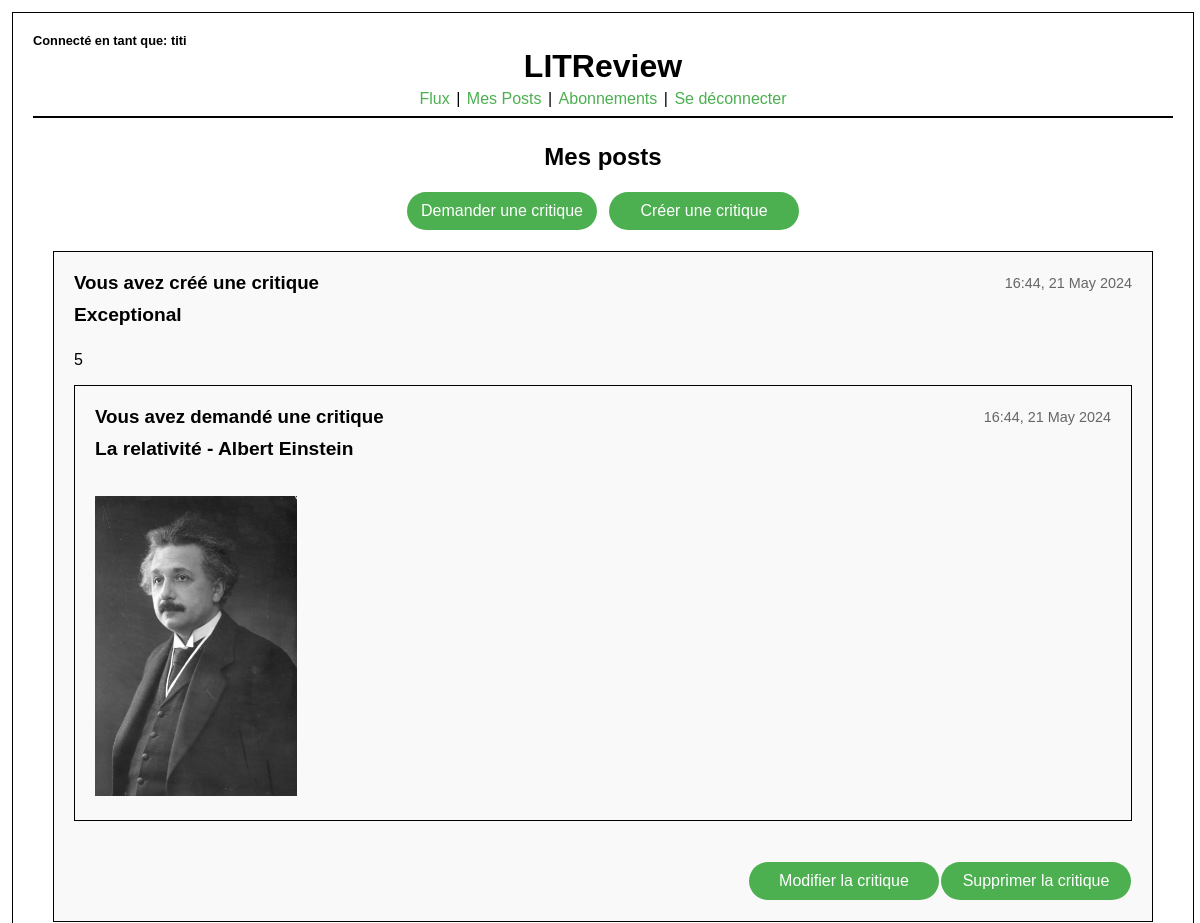
The app's page /my_post (signed in, upper part), older data.
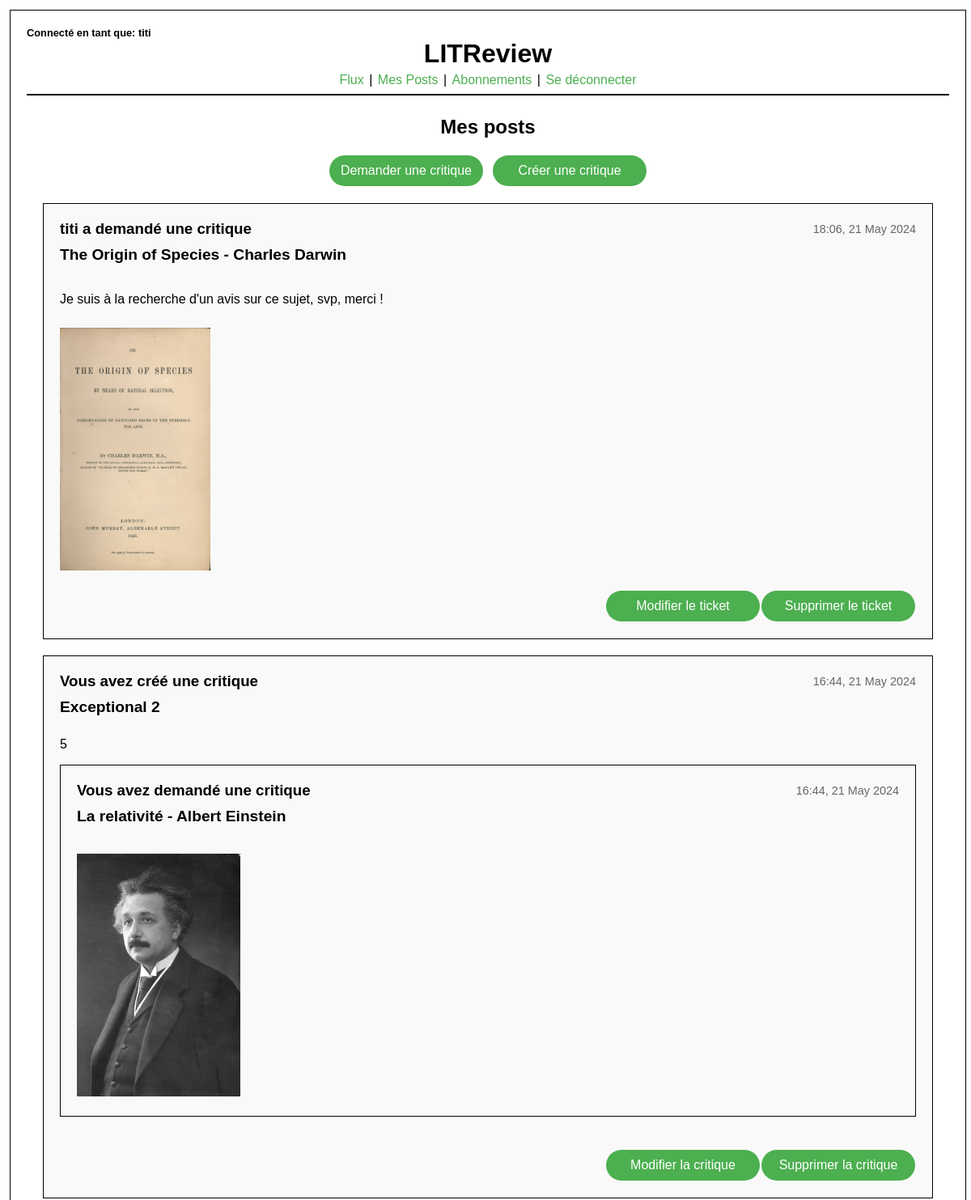
The same page, newer data.
### actions_users/models.py (models this page shows)
class BasePost(models.Model):
    time_created = models.DateTimeField(auto_now_add=True)
    user = models.ForeignKey(to=settings.AUTH_USER_MODEL, on_delete=models.CASCADE)
    class Meta:
        abstract = True

class Review(BasePost):
    headline = models.CharField(max_length=128, null=True, blank=True)
    body = models.TextField(
        max_length=8192, null=True, blank=True
    )  # Body peut être vide
    ticket = models.ForeignKey(
        to=Ticket, on_delete=models.CASCADE
    )  # Lien vers le ticket associé
    rating = models.PositiveSmallIntegerField(
        validators=[MinValueValidator(0), MaxValueValidator(5)]
    )

class Ticket(BasePost):
    title = models.CharField(max_length=128)
    description = models.TextField(max_length=2048, blank=True)
    image = models.ImageField(blank=True, null=True)

### actions_users/views.py (the view)
# urls.py: path("my_post", actions_view.my_post, name="my_post"),
@login_required
def my_post(request):
    user = request.user
    user_review_count = Review.objects.filter(ticket=OuterRef('pk'), user=user).values('ticket').annotate(count=Count('id')).values('count')
    tickets = Ticket.objects.filter(user=user).annotate(user_review_count=Subquery(user_review_count))
    reviews = Review.objects.filter(user=user)
    posts = sorted(
        chain(tickets, reviews), key=lambda post: post.time_created, reverse=True
    )
    content = {"posts": posts}
    print(content)
    return render(request, "my_post.html", context=content)

### actions_users/templates/my_post.html
{% extends 'user_actions_base.html' %} {% block content %} {% load static %}
<head>
  <link rel="stylesheet" href="{% static 'actions_users/css/flux.css' %}" />
</head>
<body>
  <h2 class="title">Mes posts</h2>
  {% include 'partials/render_flux.html' with post=post %}
</body>
{% endblock %}

### actions_users/templates/partials/render_ticket.html (shortened to what this page needs)
<div class="post">
  <div class="post-header">
    <h3>{{ post.user.username }} a demandé une critique</h3>
    <span class="post-date">{{ post.time_created|date:"H:i, d F Y" }}</span>
  </div>
  <h4 class="post-title">{{ post.title }}</h4>
  {% if post.description %}
  <p class="post-description">{{ post.description }}</p>
  {% endif %}
  {% if post.image %}
  <div class="post-image">
    <img src="{{ post.image.url }}" alt="Image for {{ post.title }}" />
  </div>
  {% endif %}
  {% if request.path == "/my_post" and user == post.user %}
  <div class="post-footer">
    <a href="{% url 'ticket_edit' ticket_id=post.id %}" class="buttons">Modifier le ticket</a>
    <a href="{% url 'delete_ticket' ticket_id=post.id %}" class="buttons" onclick="return confirm('Voulez-vous vraiment supprimer ce ticket ?');">Supprimer le ticket</a>
  </div>
  {% endif %}
</div>

### actions_users/templates/partials/render_review.html (shortened to what this page needs)
<div class="post">
  <div class="post-header">
    {% if user == post.user %}
    <h3>Vous avez créé une critique</h3>
    {% else %}
    <h3>{{ post.user.username }} a créé une critique</h3>
    {% endif %}
    <span class="post-date">{{ post.time_created|date:"H:i, d F Y" }}</span>
  </div>
  <div>
    <h4 class="post-title">{{ post.headline }}</h4>
    {% if post.rating %}
    <p class="post-rating">{{ post.rating }}</p>
    {% endif %}
  </div>
  <div>
    {% include 'partials/render_ticket_card_format.html' with post=post.ticket %}
  </div>
  {% if request.path == "/my_post" and user == post.user %}
  <div class="post-footer">
    <a href="{% url 'edit_review' review_id=post.id %}" class="buttons">Modifier la critique</a>
    <a href="{% url 'delete_review' review_id=post.id %}" class="buttons" onclick="return confirm('Voulez-vous vraiment supprimer cette critique ?');">Supprimer la critique</a>
  </div>
  {% endif %}
</div>

### actions_users/templates/partials/render_ticket_card_format.html (shortened to what this page needs)
<div class="post">
  <div class="post-header">
    {% if user == post.user %}
    <h3>Vous avez demandé une critique</h3>
    {% else %}
    <h3>{{ post.user.username }} a demandé une critique</h3>
    {% endif %}
    <span class="post-date">{{ post.time_created|date:"H:i, d F Y" }}</span>
  </div>
    <h4 class="post-title">{{ post.title }}</h4>
     {% if post.image %}
    <div class="post-image">
      <img src="{{ post.image.url }}" alt="Image for {{ post.title }}" />
    </div>
    {% endif %}
</div>

Row changes from the older to the newer data that the page shows:
added Ticket: user.username "titi", time_created "18:06, 21 May 2024", title "The Origin of Species - Charles Darwin", description "Je suis à la recherche d'un avis sur ce sujet, svp, merci !", image (picture), shows "Modifier le ticket"
changed Review "La relativité - Albert Einstein": headline "Exceptional" → "Exceptional 2"
